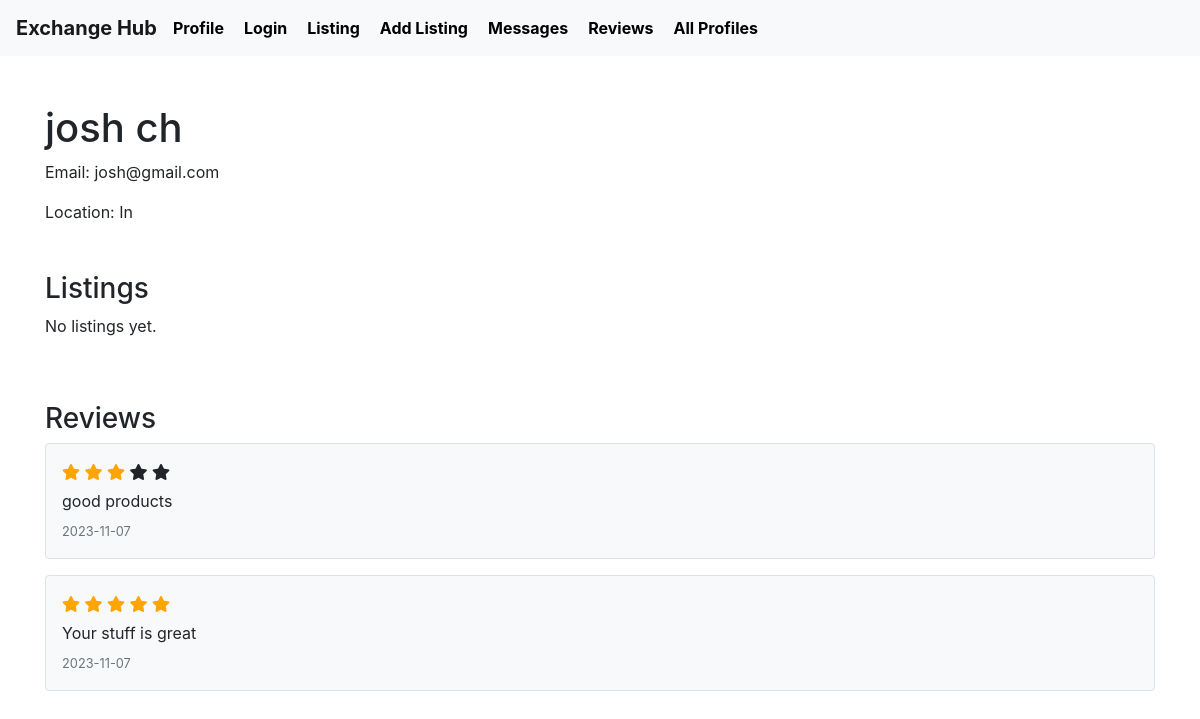
/user_profile/3, run on an earlier commit of the app's database.
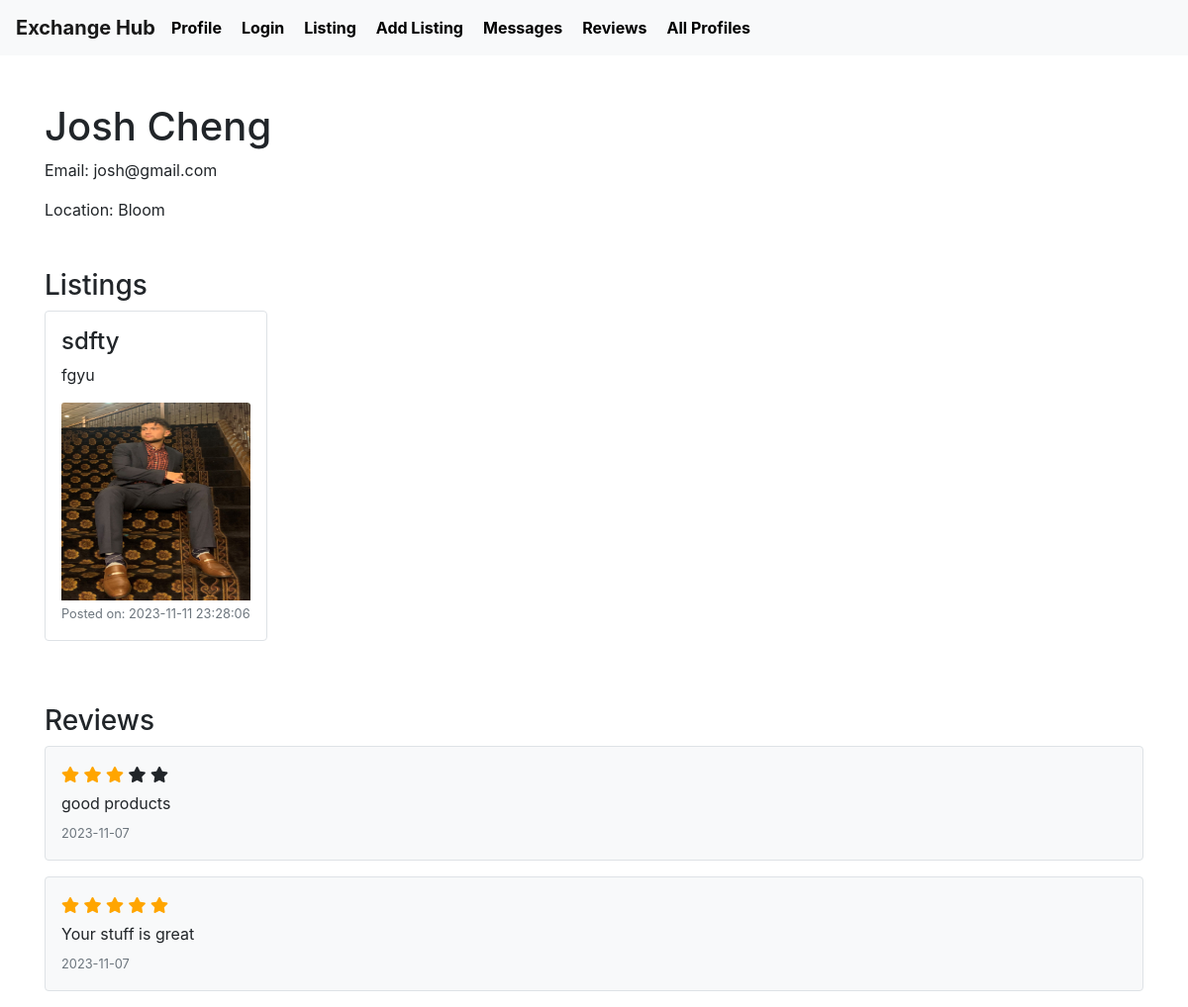
And on a later commit of the database.
### tables this page shows
CREATE TABLE User (
    userID INTEGER PRIMARY KEY AUTOINCREMENT,
    firstName TEXT NOT NULL,
    lastName TEXT NOT NULL,
    email TEXT UNIQUE NOT NULL,
    hashedPassword TEXT NOT NULL,
    profileImage TEXT,
    location TEXT NOT NULL,
    joinDate DATE NOT NULL,
    lastLogin DATE NOT NULL
);

CREATE TABLE Review (
    reviewID INTEGER PRIMARY KEY AUTOINCREMENT,
    reviewerID INTEGER,
    reviewedUserID INTEGER,
    rating INTEGER NOT NULL,
    comment TEXT,
    datePosted DATE NOT NULL,
    FOREIGN KEY (reviewerID) REFERENCES User(userID),
    FOREIGN KEY (reviewedUserID) REFERENCES User(userID)
);

CREATE TABLE Listing (
    listingID INTEGER PRIMARY KEY AUTOINCREMENT,
    userID INTEGER,
    title TEXT NOT NULL,
    description TEXT NOT NULL,
    images TEXT,
    category TEXT NOT NULL,
    datePosted DATE NOT NULL,
    status TEXT NOT NULL,
    FOREIGN KEY (userID) REFERENCES User(userID)
);

### app.py (the view)
@app.route('/user_profile/<int:user_id>')
def user_profile(user_id):
    conn = sqlite3.connect('database.db')
    conn.row_factory = sqlite3.Row  # This allows us to access the columns by name
    cursor = conn.cursor()
    cursor.execute("SELECT * FROM User WHERE userID = ?", (user_id,))
    user = cursor.fetchone()
    if user is None:
        flash('User not found', 'error')
        return redirect(url_for('index'))  # Redirect to the home page or a 404 page
    cursor.execute("SELECT * FROM Listing WHERE userID = ?", (user_id,))
    user_listings = cursor.fetchall()
    print(user_listings)
    cursor.execute("SELECT * FROM Review WHERE reviewedUserID = ?", (user_id,))
    user_reviews = cursor.fetchall()
    print (user_id)
    print (user_reviews)
    return render_template('user_profile.html', profile=user, user_reviews = user_reviews, user_listings=user_listings)

### templates/user_profile.html
{% extends 'layout.html' %}
{% block content %}
    <h1>{{ profile.firstName }} {{ profile.lastName }}</h1>
    <p>Email: {{ profile.email }}</p>
    <p>Location: {{ profile.location }}</p>
    <h3 class="mt-5">Listings</h3>
    <div class="listings-container d-flex flex-row flex-wrap justify-content-start">
        {% if user_listings %}
            {% for listing in user_listings %}
                <div class="listing mb-3 p-3 border rounded">
                    <h4>{{ listing.title }}</h4>
                    <div class="listing-description">
                        <p>{{ listing.description }}</p>
                    </div>
                    <div class="listing-images">
                        {% if listing.images %}
                            {% for image in listing.images.split(',') %}
                            <img src="{{ listing[4] }}" alt="{{ listing[2] }}" class="card-img-top" style="max-width: 200px; max-height: 200px;">
                            {% endfor %}
                        {% else %}
                            <p>No images available.</p>
                        {% endif %}
                    </div>
                    <div class="listing-date">
                        <small class="text-muted">Posted on: {{ listing.datePosted }}</small>
                    </div>
                </div>
            {% endfor %}
        {% else %}
            <p>No listings yet.</p>
        {% endif %}
    </div>
    <h3 class="mt-5">Reviews</h3>
    <div class="reviews-container">
        {% if user_reviews %}
            {% for review in user_reviews %}
                <div class="review mb-3 p-3 border rounded">
                    <div class="review-rating">
                        {% for star in range(review.rating) %}
                            <span class="fa fa-star checked"></span>
                        {% endfor %}
                        {% for star in range(5 - review.rating) %}
                            <span class="fa fa-star"></span>
                        {% endfor %}
                    </div>
                    <div class="review-text">
                        <p>{{ review.comment }}</p>
                    </div>
                    <div class="review-date">
                        <small class="text-muted">{{ review.datePosted }}</small>
                    </div>
                </div>
            {% endfor %}
        {% else %}
            <p>No reviews yet.</p>
        {% endif %}
    </div>
{% endblock %}

What changed in the data, as far as the page shows it:
changed User "josh@gmail.com": firstName "josh" → "Josh"; lastName "ch" → "Cheng"; location "In" → "Bloom"
added Listing: title "sdfty", description "fgyu", images (picture), datePosted "2023-11-11 23:28:06"
Also different on the page:
text no longer shown: "No listings yet."
